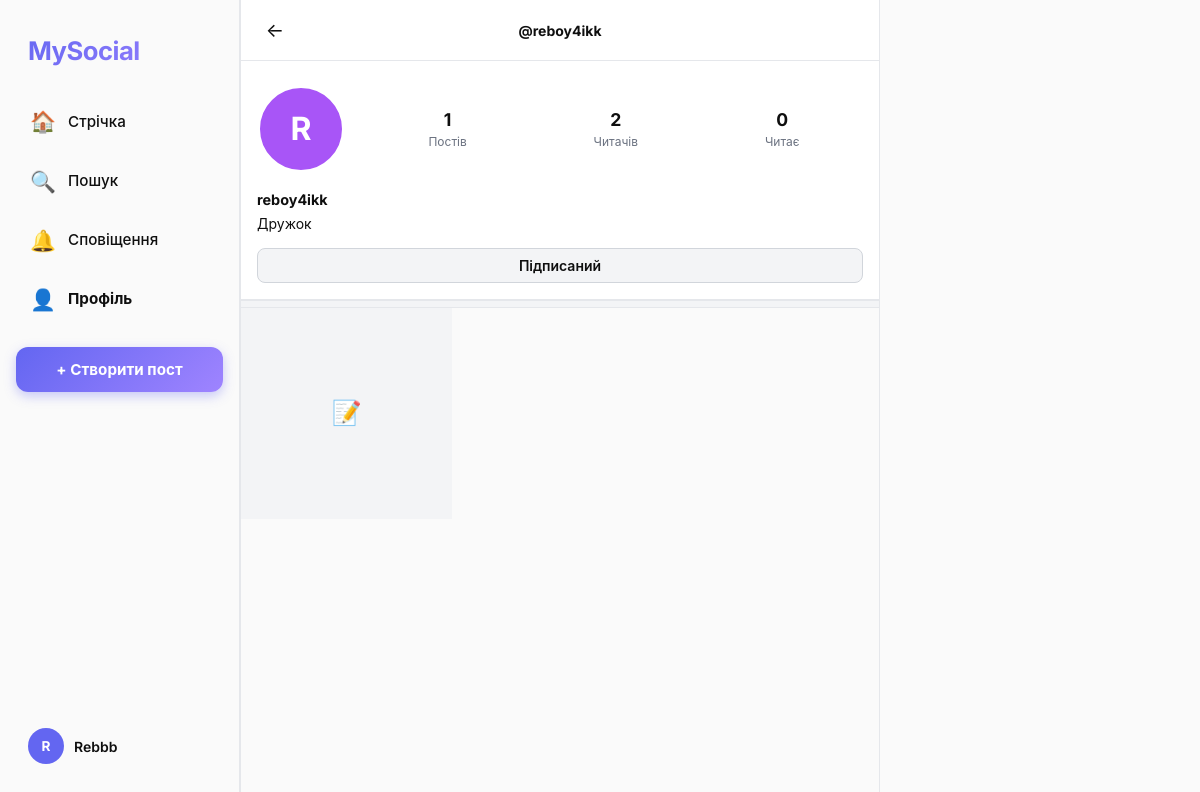
The app's page /profile/reboy4ikk (signed in) with its own data.
### tables this page shows
CREATE TABLE users (
                id INTEGER PRIMARY KEY AUTOINCREMENT,
                username TEXT UNIQUE NOT NULL,
                password_hash TEXT NOT NULL,
                bio TEXT DEFAULT '',
                avatar_color TEXT DEFAULT '#6366f1',
                accent_color TEXT DEFAULT '#6366f1',
                theme TEXT DEFAULT 'light',
                created_at TIMESTAMP DEFAULT CURRENT_TIMESTAMP
            );

CREATE TABLE posts (
                id INTEGER PRIMARY KEY AUTOINCREMENT,
                user_id INTEGER NOT NULL,
                content TEXT DEFAULT '',
                created_at TIMESTAMP DEFAULT CURRENT_TIMESTAMP,
                FOREIGN KEY (user_id) REFERENCES users(id) ON DELETE CASCADE
            );

### routes/profile.py (the view)
@profile_bp.route('/profile/<username>')
@login_required
def profile(username):
    db = get_db()
    user = db.execute('SELECT * FROM users WHERE username=?', (username,)).fetchone()
    if not user:
        return render_template('404.html'), 404
    uid = session['user_id']
    posts = db.execute('''
        SELECT p.*,
               (SELECT COUNT(*) FROM likes WHERE post_id=p.id) as like_count,
               (SELECT COUNT(*) FROM comments WHERE post_id=p.id) as comment_count,
               EXISTS(SELECT 1 FROM likes WHERE post_id=p.id AND user_id=?) as user_liked
        FROM posts p WHERE p.user_id=?
        ORDER BY p.created_at DESC
    ''', (uid, user['id'])).fetchall()
    followers_count = db.execute('SELECT COUNT(*) FROM followers WHERE following_id=?', (user['id'],)).fetchone()[0]
    following_count = db.execute('SELECT COUNT(*) FROM followers WHERE follower_id=?', (user['id'],)).fetchone()[0]
    is_following = db.execute('SELECT 1 FROM followers WHERE follower_id=? AND following_id=?',
                              (uid, user['id'])).fetchone() is not None
    return render_template('profile.html', user=user, posts=posts,
                           followers_count=followers_count,
                           following_count=following_count,
                           is_following=is_following)

### database.py (called while the page is built)
def get_db():
    db = getattr(g, '_database', None)
    if db is None:
        db = g._database = sqlite3.connect(DATABASE)
        db.row_factory = sqlite3.Row
        db.execute("PRAGMA foreign_keys = ON")
    return db

def close_connection(exception):
    db = getattr(g, '_database', None)
    if db is not None:
        db.close()

### routes/profile.py (called while the page is built)
def login_required(f):
    from functools import wraps
    @wraps(f)
    def decorated(*args, **kwargs):
        if 'user_id' not in session:
            return redirect(url_for('auth.login'))
        return f(*args, **kwargs)
    return decorated

### templates/profile.html (shortened to what this page needs)
{% extends 'base.html' %}
{% block body %}
<div class="app-container">
  <aside class="sidebar-left">
    <div class="sidebar-logo">MySocial</div>
    <a href="/" class="nav-item"><span class="nav-icon">🏠</span> Стрічка</a>
    <a href="/search" class="nav-item"><span class="nav-icon">🔍</span> Пошук</a>
    <a href="/notifications" class="nav-item"><span class="nav-icon">🔔</span> Сповіщення<span class="nav-badge" data-notif>0</span></a>
    <a href="/profile/{{ session.username }}" class="nav-item active"><span class="nav-icon">👤</span> Профіль</a>
    <button class="sidebar-post-btn" onclick="openModal('modal-post')">+ Створити пост</button>
    <a href="/profile/{{ session.username }}" class="sidebar-user">
      <div class="avatar avatar-sm" style="background:{{ session.get('accent','#6366f1') }}">{{ session.username[0].upper() }}</div>
      <div class="sidebar-user-info">
        <div class="sidebar-username">{{ session.username }}</div>
      </div>
    </a>
  </aside>
  <main class="main-feed">
    <div class="top-bar">
      <a href="/" class="icon-btn">←</a>
      <div style="font-weight:700;">@{{ user.username }}</div>
    </div>
    <div class="profile-header">
      <div class="profile-top">
        <div class="avatar avatar-xl" style="background:{{ user.avatar_color }}">
          {{ user.username[0].upper() }}
        </div>
        <div class="profile-stats">
          <div class="profile-stat">
            <div class="profile-stat-value">{{ posts|length }}</div>
            <div class="profile-stat-label">Постів</div>
          </div>
          <div class="profile-stat">
            <div class="profile-stat-value">{{ followers_count }}</div>
            <div class="profile-stat-label">Читачів</div>
          </div>
          <div class="profile-stat">
            <div class="profile-stat-value">{{ following_count }}</div>
            <div class="profile-stat-label">Читає</div>
          </div>
        </div>
      </div>
      <div class="profile-bio-section">
        <div class="profile-fullname">{{ user.username }}</div>
        {% if user.bio %}
          <div class="profile-bio">{{ user.bio }}</div>
        {% endif %}
      </div>
      {% if session.user_id == user.id %}
        <a href="/profile/{{ user.username }}/edit" class="btn-edit">Редагувати профіль</a>
      {% else %}
        <form action="/follow/{{ user.id }}" method="POST">
          <button type="submit" class="btn-follow follow-btn-ajax {% if is_following %}following{% endif %}"
                  data-user-id="{{ user.id }}">
            {% if is_following %}Підписаний{% else %}Підписатись{% endif %}
          </button>
        </form>
      {% endif %}
    </div>
    <div class="divider"></div>
    {% if not posts %}
      <div class="empty-state">
        <div class="empty-icon">📝</div>
        <div class="empty-text">Немає постів</div>
        <div class="empty-sub">Поки тут нічого немає</div>
      </div>
    {% else %}
      <div class="profile-grid">
        {% for post in posts %}
          <div class="profile-grid-item">
            <span style="font-size:1.5rem;">📝</span>
          </div>
        {% endfor %}
      </div>
    {% endif %}
  </main>
  <aside class="sidebar-right"></aside>
</div>
{% endblock %}

### records on screen
users: username "reboy4ikk", username "R", bio "Дружок"

### other values on screen
{{ session.username[0].upper() }} "R"
{{ session.username }} "Rebbb"
{{ posts|length }} "1"
{{ followers_count }} "2"
{{ following_count }} "0"
